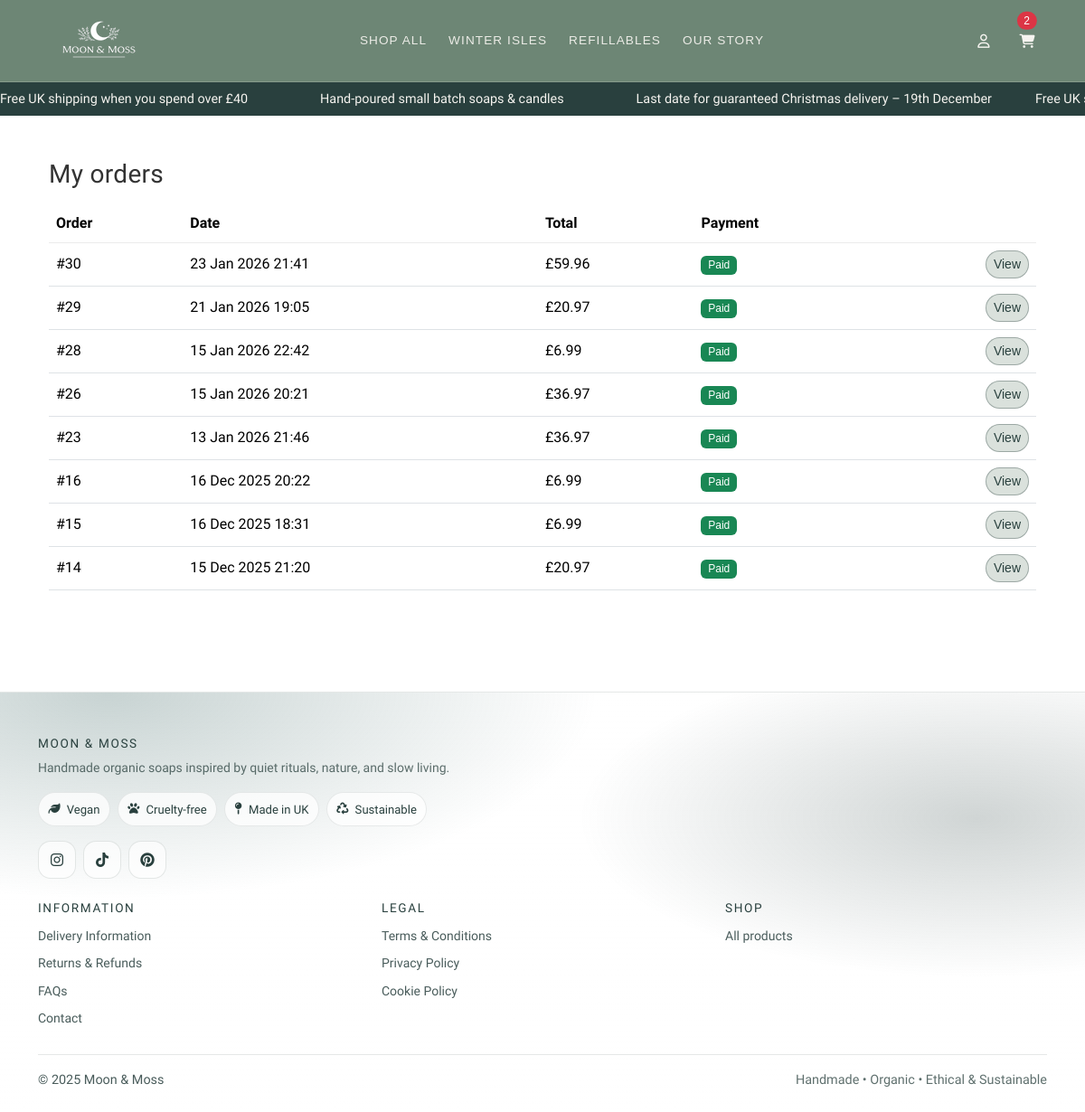
Page /accounts/orders/ (signed in) on the committed database.
### checkout/models.py (models this page shows, shortened)
class Order(models.Model):
    PENDING = "PENDING"
    PAID = "PAID"
    FAILED = "FAILED"
    NEW = "NEW"
    DISPATCHED = "DISPATCHED"
    DELIVERED = "DELIVERED"
    CANCELLED = "CANCELLED"
    STATUS_CHOICES = [
        (PENDING, "Pending"),
        (PAID, "Paid"),
        (FAILED, "Failed"),
    ]
    FULFILMENT_CHOICES = [
        (NEW, "New"),
        (DISPATCHED, "Dispatched"),
        (DELIVERED, "Delivered"),
        (CANCELLED, "Cancelled"),
    ]
    user = models.ForeignKey(
        settings.AUTH_USER_MODEL,
        on_delete=models.SET_NULL,
        null=True,
        blank=True,
        related_name="orders",
    )
    full_name = models.CharField(max_length=100, blank=True)
    email = models.EmailField(blank=True)
    address_line1 = models.CharField(max_length=255, blank=True)
    address_line2 = models.CharField(max_length=255, blank=True)
    city = models.CharField(max_length=100, blank=True)
    postcode = models.CharField(max_length=20, blank=True)
    status = models.CharField(
        max_length=10,
        choices=STATUS_CHOICES,
        default=PENDING,
    )
    total = models.DecimalField(max_digits=8, decimal_places=2)
    stripe_session_id = models.CharField(max_length=255, blank=True)
    created_at = models.DateTimeField(auto_now_add=True)
    stock_deducted = models.BooleanField(default=False)
    fulfilment_status = models.CharField(
        max_length=12,
        choices=FULFILMENT_CHOICES,
        default=NEW,
    )
    dispatched_at = models.DateTimeField(null=True, blank=True)
    delivered_at = models.DateTimeField(null=True, blank=True)
    cancelled_at = models.DateTimeField(null=True, blank=True)

### accounts/views.py (the view)
# urls.py: path("orders/", views.my_orders, name="my_orders"),
@login_required
def my_orders(request):
    orders = (
        Order.objects
        .filter(user=request.user, status=Order.PAID)
        .order_by("-created_at")
    )
    return render(request, "accounts/my_orders.html", {"orders": orders})

### cart/context_processors.py (called while the page is built)
def cart_count(request):
    cart = get_or_create_cart(request)
    try:
        count = sum(i.qty for i in cart.items.all())
    except Exception:
        count = 0
    return {"cart_count": count}

### cart/utils.py (called while the page is built)
def get_or_create_cart(request):
    if not request.session.session_key:
        request.session.create()
    request.session.set_expiry(60 * 60 * 24 * 14)
    session_key = request.session.session_key
    if request.user.is_authenticated:
        cart, created = Cart.objects.get_or_create(
            user=request.user,
            defaults={"session_key": session_key},
        )
        if not cart.session_key:
            cart.session_key = session_key
            cart.save(update_fields=["session_key"])
        return cart
    cart, _ = Cart.objects.get_or_create(user=None, session_key=session_key)
    return cart

### accounts/templates/accounts/my_orders.html (shortened to what this page needs)
{% extends "base.html" %}
{% block content %}
  <div class="container py-4">
    <div class="d-flex justify-content-between align-items-center mb-3">
      <h1 class="h3 mb-0">My orders</h1>
    </div>
    <div class="table-responsive">
      <table class="table align-middle">
        <thead>
          <tr>
            <th>Order</th>
            <th>Date</th>
            <th>Total</th>
            <th>Payment</th>
            <th></th>
          </tr>
        </thead>
        <tbody>
          {% for o in orders %}
            <tr>
              <td>#{{ o.id }}</td>
              <td>{{ o.created_at|date:"d M Y H:i" }}</td>
              <td>£{{ o.total|floatformat:2 }}</td>
              <td>
                {% if o.status == "PAID" %}
                  <span class="badge text-bg-success">Paid</span>
                {% elif o.status == "PENDING" %}
                  <span class="badge text-bg-warning">Pending</span>
                {% else %}
                  <span class="badge text-bg-danger">Failed</span>
                {% endif %}
              </td>
              <td class="text-end">
                <a class="btn btn-sm btn-outline-secondary"
                   href="{% url 'accounts:my_order_detail' o.id %}">View</a>
              </td>
            </tr>
          {% empty %}
            <tr>
              <td colspan="5" class="text-muted">You don’t have any orders yet.</td>
            </tr>
          {% endfor %}
        </tbody>
      </table>
    </div>
  </div>
{% endblock content %}

### static/css/base-user.css (style rules this page uses)
:root { --bb-btn-radius: 20px; --bb-primary: #29403e; --bb-primary-dark: #29403e; --bb-cream: #f6f4f0; --bb-text: #333333; --bb-radius-pill: 999px; --bb-focus: rgba(97, 130, 128, 0.35); --bb-nav-bg: #6D8675; --bb-nav-text: #f6f4f0; --bb-nav-border: rgba(246, 244, 240, 0.18); --bb-nav-gap: 0.75rem; --bb-nav-height: 64px; --bb-nav-height-sm: 56px; --bb-logo-max: 120px; --bb-logo-max-sm: 90px; --bb-hit: 44px; --bb-radius: 12px; --bb-ink: #29403e; --bb-r-lg: 28px; --bb-r-md: 24px; --bb-r-sm: 20px; --bb-gap-lg: 28px; --bb-gap-md: 18px; --bb-gap-sm: 16px; --bb-glass-bg: rgba(255,255,255,0.28); --bb-glass-bg-dark: rgba(151,146,146,0.62); --bb-glass-blur: 10px; --bb-shadow: 0 20px 40px rgba(0,0,0,0.18); }
a { color: var(--bb-primary-dark); }
body { font-family: 'Mandali', 'Segoe UI', sans-serif; font-size: 16px; line-height: 1.6; color: #333333; }
h1, h2, h3, h4, h5, h6, .brand-heading { font-family: 'Old Standard TT', sans-serif; color: var(--bb-primary-dark); letter-spacing: 0.3px; }
h1 { font-size: 2.4rem; font-weight: 700; }
label, .nav-link, .btn, .badge { font-family: 'Source Sans 3', sans-serif; font-weight: 500; }
.btn { border-radius: var(--bb-btn-radius); }
.btn-outline-secondary { background-color: #6d867540 !important; color: var(--bb-primary-dark); border-color: rgba(41, 64, 62, 0.35); }
.table thead th { border-bottom: 1px solid rgba(0,0,0,.08); }
.table tbody td { border-top: 1px solid rgba(0,0,0,.06); }

### rows in the picture
Order: id "30", created_at "23 Jan 2026 21:41", total "59.96", status "Paid"
Order: id "29", created_at "21 Jan 2026 19:05", total "20.97", status "Paid"
Order: id "28", created_at "15 Jan 2026 22:42", total "6.99", status "Paid"
Order: id "26", created_at "15 Jan 2026 20:21", total "36.97", status "Paid"
Order: id "23", created_at "13 Jan 2026 21:46", total "36.97", status "Paid"
Order: id "16", created_at "16 Dec 2025 20:22", total "6.99", status "Paid"
Order: id "15", created_at "16 Dec 2025 18:31", total "6.99", status "Paid"
Order: id "14", created_at "15 Dec 2025 21:20", total "20.97", status "Paid"

### other values in the picture
{{ cart_count|default:0 }} "2"
{{ now|default:"2025" }} "2025"
